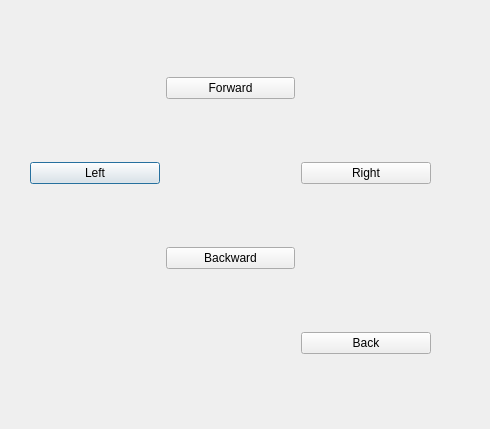
<?xml version="1.0" encoding="UTF-8"?>
<ui version="4.0">
 <class>manualDialog</class>
 <widget class="QDialog" name="manualDialog">
  <property name="geometry">
   <rect>
    <x>0</x>
    <y>0</y>
    <width>490</width>
    <height>429</height>
   </rect>
  </property>
  <property name="windowTitle">
   <string>Dialog</string>
  </property>
  <widget class="QWidget" name="layoutWidget">
   <property name="geometry">
    <rect>
     <x>30</x>
     <y>20</y>
     <width>401</width>
     <height>391</height>
    </rect>
   </property>
   <layout class="QGridLayout" name="gridLayout">
    <item row="1" column="0">
     <widget class="QPushButton" name="pushButton_Left">
      <property name="text">
       <string>Left</string>
      </property>
     </widget>
    </item>
    <item row="3" column="2">
     <widget class="QPushButton" name="pushButton_Back">
      <property name="text">
       <string>Back</string>
      </property>
     </widget>
    </item>
    <item row="1" column="2">
     <widget class="QPushButton" name="pushButton_Right">
      <property name="text">
       <string>Right</string>
      </property>
     </widget>
    </item>
    <item row="0" column="1">
     <widget class="QPushButton" name="pushButton_Forward">
      <property name="text">
       <string>Forward</string>
      </property>
     </widget>
    </item>
    <item row="2" column="1">
     <widget class="QPushButton" name="pushButton_Backward">
      <property name="text">
       <string>Backward</string>
      </property>
     </widget>
    </item>
   </layout>
  </widget>
 </widget>
 <resources/>
 <connections/>
</ui>
